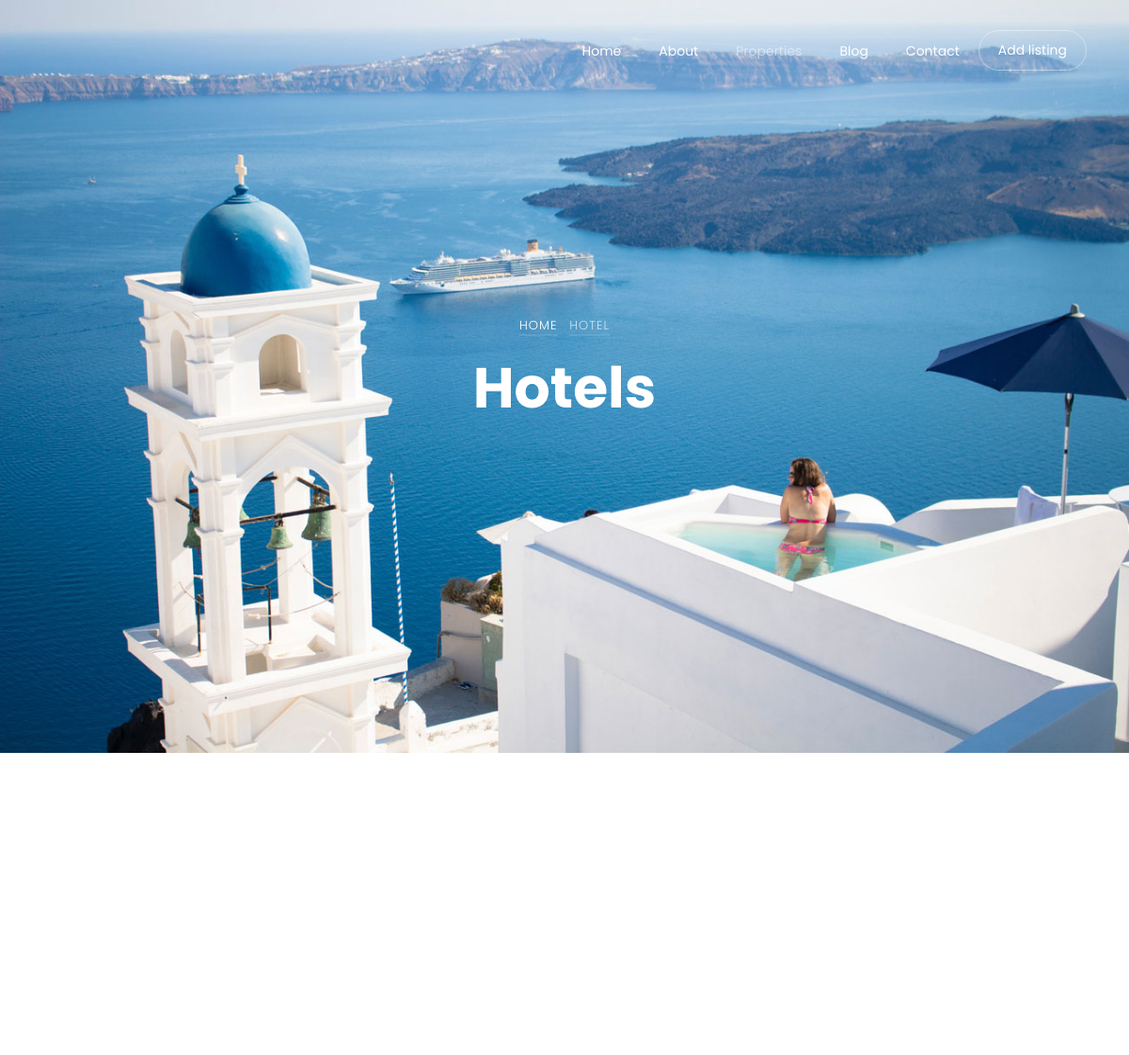
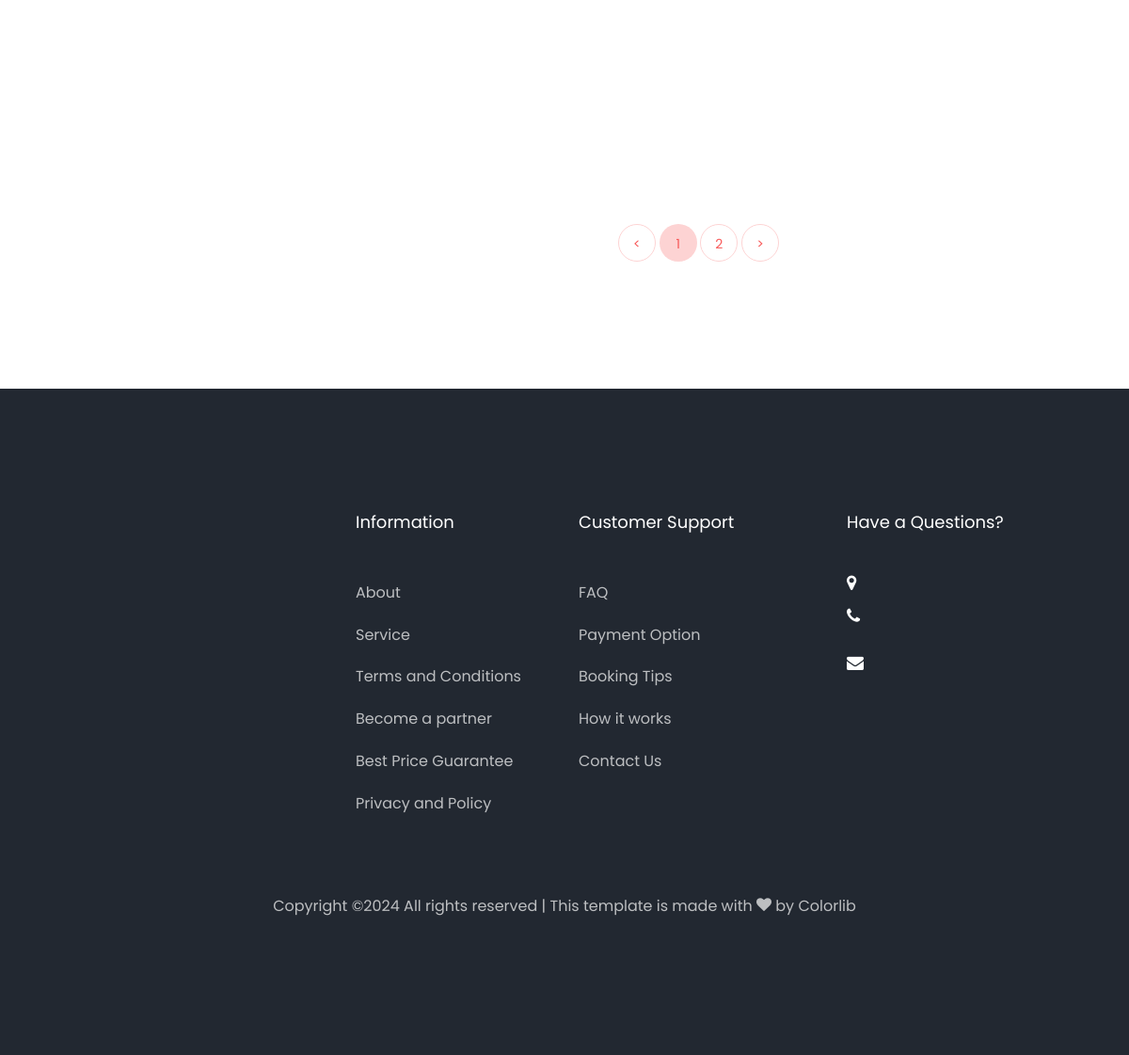
Page /property/ on the earlier database version (2 pictures, top to bottom).
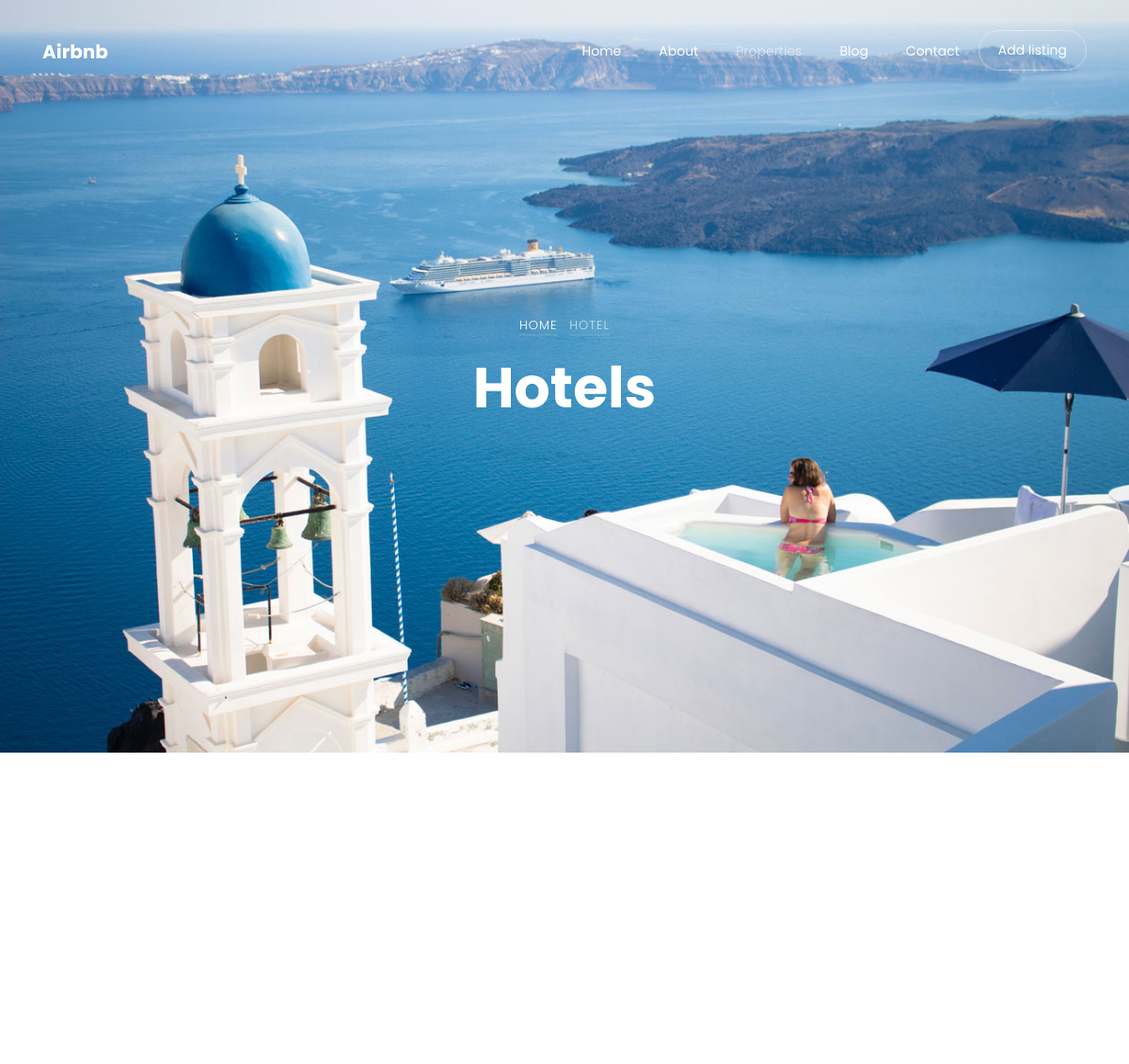
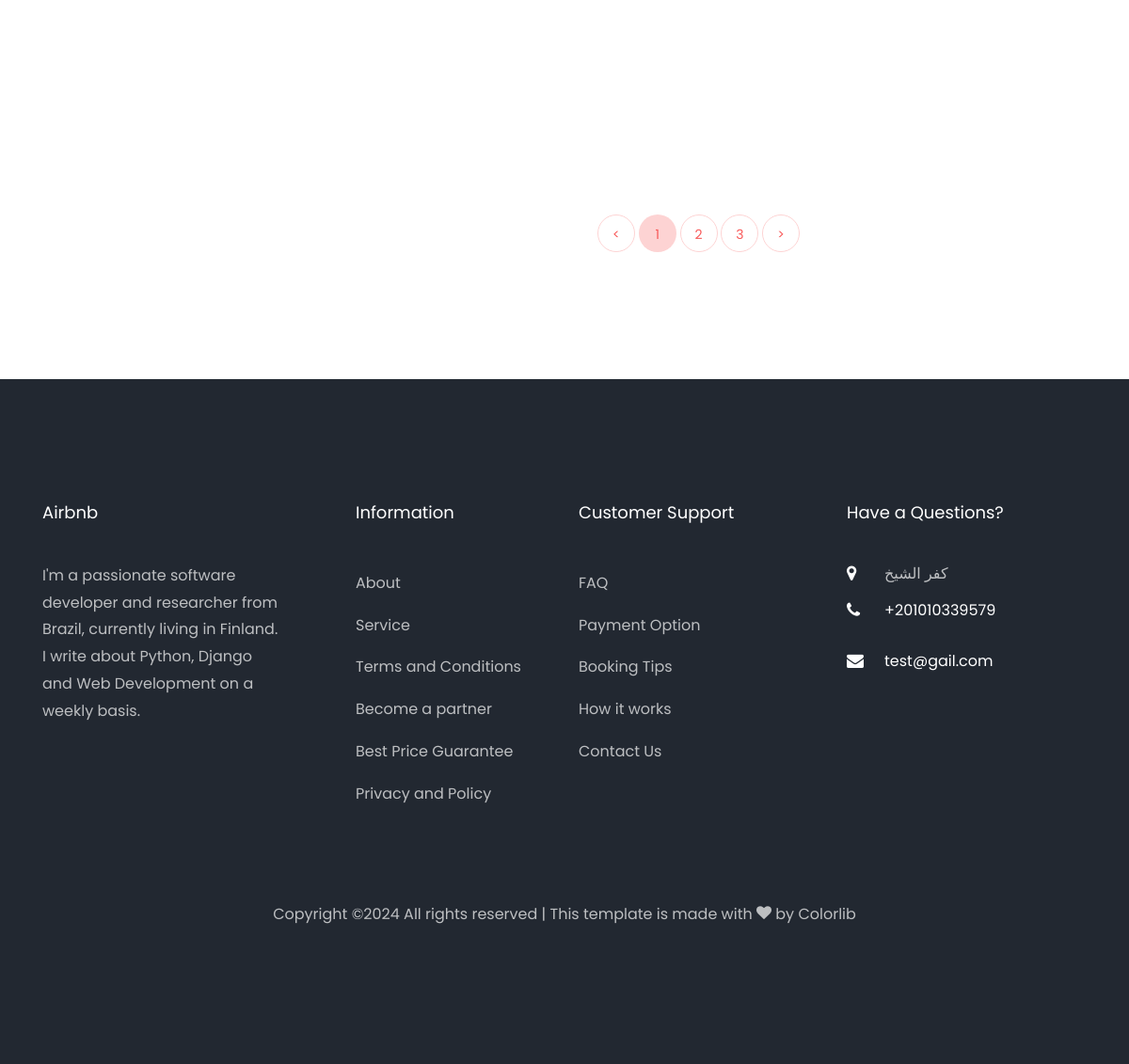
Same page on the later database version (2 pictures, top to bottom).
### settings/models.py (models this page shows, shortened)
class Settings(models.Model):
    site_name = models.CharField(max_length=50)
    logo = models.ImageField(upload_to='settings/')
    phone = models.CharField(max_length=20)
    email = models.EmailField(max_length=254)
    description = models.TextField(max_length=300)
    fb_link  = models.URLField( max_length=200)
    twitter_link  = models.URLField( max_length=200)
    instagram_link  = models.URLField( max_length=200)
    address = models.CharField(max_length=100)

### property/views.py (the view)
# urls.py: path('',PropertyList.as_view(),name='property_list'),
class PropertyList(FilterView):
    model = Property
    paginate_by = 1
    filterset_class = PropertyFilter
    template_name ='property/property_list.html'

### property/models.py (called while the page is built)
    def __str__(self):
        return self.name

    def get_absolute_url(self):
        return reverse('property:property_detail', kwargs={'slug': self.slug})

    def __str__(self):
        return self.name

    def __str__(self):
        return self.name

### property/templates/property/property_list.html (shortened to what this page needs)
{% extends 'base.html' %}
{% load static %}
{% load bootstrap4 %}
{% block body %}
<div class="hero-wrap js-fullheight" style="background-image: url({% static 'images/bg_5.jpg' %});">
	<div class="container">
		<div class="row no-gutters slider-text js-fullheight align-items-center justify-content-center"
			data-scrollax-parent="true">
			<div class="col-md-9 ftco-animate text-center" data-scrollax=" properties: { translateY: '70%' }">
				<p class="breadcrumbs" data-scrollax="properties: { translateY: '30%', opacity: 1.6 }"><span
						class="mr-2"><a href="index.html">Home</a></span> <span>Hotel</span></p>
				<h1 class="mb-3 bread" data-scrollax="properties: { translateY: '30%', opacity: 1.6 }">Hotels</h1>
			</div>
		</div>
	</div>
</div>
<section class="ftco-section ftco-degree-bg">
	<div class="container">
		<div class="row">
			<div class="col-lg-3 sidebar">
			</div>
			<div class="col-lg-9">
				<div class="row">
					{% for property in object_list %}
					<div class="col-md-4 ftco-animate">
						<div class="destination">
							<div class="text p-3">
								<p>{{property.description|safe|truncatewords:3}}</p>
							</div>
						</div>
					</div>
					{% endfor %}
				</div>
                {% if is_paginated %}
				<div class="row mt-5">
					<div class="col text-center">
						<div class="block-27">
							<ul>
								{% if page_obj.has_previous %}
								 <li><a href="?page={{page_obj.previous_page_number}}">&lt;</a></li>
								{% else %}
								 <li class="disabled"><span>&lt;</span></li>
								{% endif %}
                                {% for i in paginator.page_range %}
								  {% if  page_obj.number == i %}
								    <li class="active"><span>1</span></li>
								  {% else %}
								   <li><a href="?page={{i}}">{{i}}</a></li>
								  {% endif %}
								{% endfor %}
                                {%if page_obj.has_next %}
								 <li><a href="?page={{page_obj.next_page_number}}">&gt;</a></li>
								{%else%}
								 <li class="disabled"><span>&lt;</span></li>
								{% endif %}
							</ul>
						</div>
					</div>
				</div>
               {% endif %}
			</div>
		</div>
	</div>
</section>
{% endblock body %}

### templates/base.html (shortened to what this page needs)
{% load static %}
<!DOCTYPE html>
<html lang="en">
  <head>
    <link rel="stylesheet" href="{% static 'css/open-iconic-bootstrap.min.css' %}">
    <link rel="stylesheet" href="{% static 'css/animate.css' %}">
    <link rel="stylesheet" href="{% static 'css/owl.carousel.min.css' %}">
    <link rel="stylesheet" href="{% static 'css/owl.theme.default.min.css' %}">
    <link rel="stylesheet" href="{% static 'css/magnific-popup.css' %}">
    <link rel="stylesheet" href="{% static 'css/aos.css' %}">
    <link rel="stylesheet" href="{% static 'css/ionicons.min.css' %}">
    <link rel="stylesheet" href="{% static 'css/bootstrap-datepicker.css' %}">
    <link rel="stylesheet" href="{% static 'css/jquery.timepicker.css' %}">
    <link rel="stylesheet" href="{% static 'css/flaticon.css' %}">
    <link rel="stylesheet" href="{% static 'css/icomoon.css' %}">
    <link rel="stylesheet" href="{% static 'css/style.css' %}">
  </head>
  <body>
  <nav class="navbar navbar-expand-lg navbar-dark ftco_navbar bg-dark ftco-navbar-light" id="ftco-navbar">
    <div class="container">
      <a class="navbar-brand" href="/">{{myfooter.site_name}}</a>
      <div class="collapse navbar-collapse" id="ftco-nav">
        <ul class="navbar-nav ml-auto">
          <li class="nav-item"><a href="/" class="nav-link">Home</a></li>
          <li class="nav-item"><a href="{% url 'about:about'%}" class="nav-link">About</a></li>
          <li class="nav-item active"><a href="{% url 'property:property_list'%}" class="nav-link">Properties</a></li>
          <li class="nav-item"><a href="{% url 'blog:post_list' %}" class="nav-link">Blog</a></li>
          <li class="nav-item"><a href="{% url 'home:contact_us'%}" class="nav-link">Contact</a></li>
          <li class="nav-item cta"><a href="contact.html" class="nav-link"><span>Add listing</span></a></li>
        </ul>
      </div>
    </div>
  </nav>
  {% block body %}
  {% endblock body %}
    <footer class="ftco-footer ftco-bg-dark ftco-section">
      <div class="container">
        <div class="row mb-5">
          <div class="col-md">
            <div class="ftco-footer-widget mb-4">
              <h2 class="ftco-heading-2">{{myfooter.site_name}}</h2>
              <p>{{myfooter.description}}</p>
              <ul class="ftco-footer-social list-unstyled float-md-left float-lft mt-5">
              </ul>
            </div>
          </div>
          <div class="col-md">
            <div class="ftco-footer-widget mb-4 ml-md-5">
              <h2 class="ftco-heading-2">Information</h2>
              <ul class="list-unstyled">
                <li><a href="#" class="py-2 d-block">About</a></li>
                <li><a href="#" class="py-2 d-block">Service</a></li>
                <li><a href="#" class="py-2 d-block">Terms and Conditions</a></li>
                <li><a href="#" class="py-2 d-block">Become a partner</a></li>
                <li><a href="#" class="py-2 d-block">Best Price Guarantee</a></li>
                <li><a href="#" class="py-2 d-block">Privacy and Policy</a></li>
              </ul>
            </div>
          </div>
          <div class="col-md">
             <div class="ftco-footer-widget mb-4">
              <h2 class="ftco-heading-2">Customer Support</h2>
              <ul class="list-unstyled">
                <li><a href="#" class="py-2 d-block">FAQ</a></li>
                <li><a href="#" class="py-2 d-block">Payment Option</a></li>
                <li><a href="#" class="py-2 d-block">Booking Tips</a></li>
                <li><a href="#" class="py-2 d-block">How it works</a></li>
                <li><a href="#" class="py-2 d-block">Contact Us</a></li>
              </ul>
            </div>
          </div>
          <div class="col-md">
            <div class="ftco-footer-widget mb-4">
            	<h2 class="ftco-heading-2">Have a Questions?</h2>
            	<div class="block-23 mb-3">
	              <ul>
	                <li><span class="icon icon-map-marker"></span><span class="text">{{myfooter.address}}</span></li>
	                <li><a href="#"><span class="icon icon-phone"></span><span class="text">{{myfooter.phone}}</span></a></li>
	                <li><a href="#"><span class="icon icon-envelope"></span><span class="text">{{myfooter.email}}</span></a></li>
	              </ul>
	            </div>
            </div>
          </div>
        </div>
        <div class="row">
          <div class="col-md-12 text-center">
            <p>
  Copyright &copy;<script>document.write(new Date().getFullYear());</script> All rights reserved | This template is made with <i class="icon-heart" aria-hidden="true"></i> by <a href="https://colorlib.com" target="_blank">Colorlib</a>
  </p>
          </div>
        </div>
      </div>
    </footer>
  </body>
</html>

### static/css/icomoon.css (style rules this page uses)
[class^="icon-"], [class*=" icon-"] { font-family: 'icomoon' !important; speak: none; font-style: normal; font-weight: normal; font-variant: normal; text-transform: none; line-height: 1; -webkit-font-smoothing: antialiased; -moz-osx-font-smoothing: grayscale; }
.icon-heart:before { content: "\f004"; }
.icon-map-marker:before { content: "\f041"; }
.icon-phone:before { content: "\f095"; }
.icon-envelope:before { content: "\f0e0"; }

Differences in the rows shown:
added Settings: site_name "Airbnb", description "I'm a passionate software developer and researcher from Brazil, currently living in Finland. I write about Python, Django and Web Development on a weekly basis.", address "كفر الشيخ", phone "+201010339579", email "test@gail.com"
Other differences:
new list line: "3"
